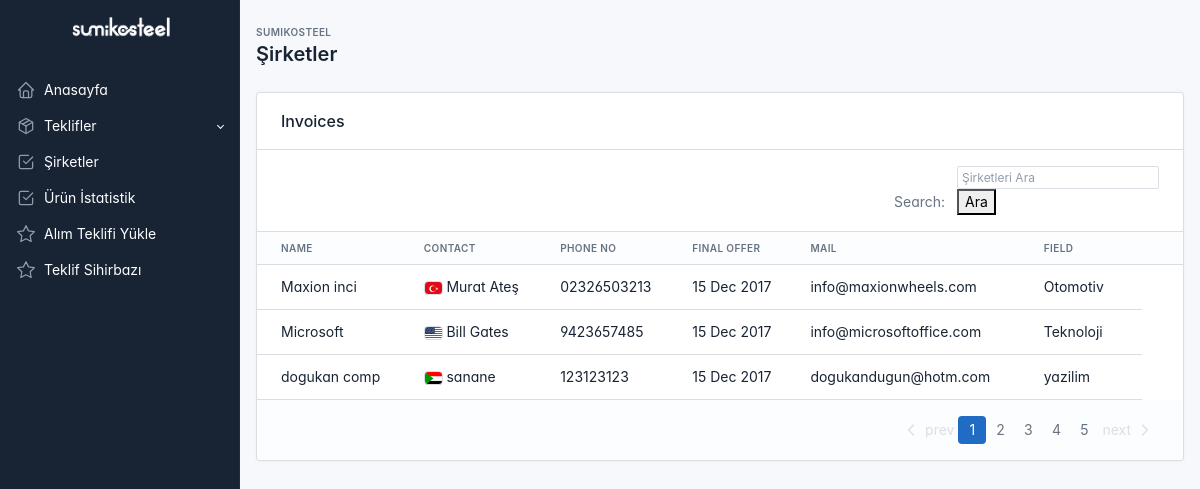
The page /company/ (signed in) on the database its author committed.
### pages/models.py (models this page shows, shortened)
class Company(models.Model):
    name = models.CharField(max_length=50)
    address = models.TextField()
    mail = models.CharField(max_length=50)
    phone = models.CharField(max_length=50)
    contact_name = models.CharField(max_length=50)
    country = models.CharField(max_length=50, choices=COUNTRY_CHOICES, default='tr')
    city = models.CharField(max_length=50)
    field_of_activity = models.CharField(max_length=50)
    slug = models.SlugField(default="",null=False)
    web_site = models.CharField(max_length=50)
    sub_company = models.TextField()
    base_customer = models.TextField()

### pages/views.py (the view)
# urls.py: path('company/',views.company,name='company'),
@login_required
def company(request):
    query = request.GET.get('q')
    if query:
        companys = Company.objects.filter(name__icontains=query)
    else:
        companys = Company.objects.all()
    offers = Offer.objects.all()
    print("-----------------------------------------------------")
    for offer in offers:
        print("asd")
        print(repr(offer.total_value))
    return render(request, 'company.html', {'companys': companys, 'query': query})

### pages/templates/company.html (shortened to what this page needs)
{% extends "sidebar.html" %}
{% block content%}
<div class="page-wrapper">
  <div class="page-header d-print-none">
    <div class="container-xl">
      <div class="row g-2 align-items-center">
        <div class="col">
          <div class="page-pretitle">
            sumikosteel
          </div>
          <h2 class="page-title">
            Şirketler
          </h2>
        </div>
      </div>
    </div>
  </div>
  <div class="page-body">
      <div class="container-xl">
          <div class="card">
              <div class="card-header">
                <h3 class="card-title">Invoices</h3>
              </div>
              <div class="card-body border-bottom py-3">
                <div class="d-flex">
                  <div class="ms-auto text-muted">
                    Search:
                    <div class="ms-2 d-inline-block">
                      <form method="get" action="{% url 'company' %}">
                        <input type="text" name="q" placeholder="Şirketleri Ara"  class="form-control form-control-sm" aria-label="Search invoice">
                        <button  type="submit">Ara</button>
                      </form>
                    </div>
                  </div>
                </div>
              </div>
              <div class="table-responsive">
                <table class="table card-table table-vcenter text-nowrap datatable">
                  <thead>
                    <tr>
                      <th>Name</th>
                      <th>Contact</th>
                      <th>Phone No</th>
                      <th>Final Offer</th>
                      <th>Mail</th>
                      <th>Field</th>
                      <th></th>
                    </tr>
                  </thead>
                  <tbody>
                    {% for company in companys%}
                    <tr>
                      <td><a href="s/{{company.slug}}" class="text-reset" tabindex="-1">{{company.name}}</a></td>
                      <td>
                        <span class="flag flag-country-{{company.country}}"></span>
                        {{company.contact_name}}
                      </td>
                      <td>
                        {{company.phone}}
                      </td>
                      <td>
                        15 Dec 2017
                      </td>
                      <td>
                        {{company.mail}}
                      </td>
                      <td>{{company.field_of_activity}}</td>
                    </tr>
                    {% endfor %}
                  </tbody>
                </table>
              </div>
              <div class="card-footer d-flex align-items-center">
                <ul class="pagination m-0 ms-auto">
                  <li class="page-item disabled">
                    <a class="page-link" href="#" tabindex="-1" aria-disabled="true">
                      <svg xmlns="http://www.w3.org/2000/svg" class="icon" width="24" height="24" viewBox="0 0 24 24" stroke-width="2" stroke="currentColor" fill="none" stroke-linecap="round" stroke-linejoin="round"><path stroke="none" d="M0 0h24v24H0z" fill="none"/><path d="M15 6l-6 6l6 6" /></svg>
                      prev
                    </a>
                  </li>
                  <li class="page-item active"><a class="page-link" href="#">1</a></li>
                  <li class="page-item "><a class="page-link" href="#">2</a></li>
                  <li class="page-item"><a class="page-link" href="#">3</a></li>
                  <li class="page-item"><a class="page-link" href="#">4</a></li>
                  <li class="page-item"><a class="page-link" href="#">5</a></li>
                  <li class="page-item disabled">
                    <a class="page-link" href="#" >
                      next
                      <svg xmlns="http://www.w3.org/2000/svg" class="icon" width="24" height="24" viewBox="0 0 24 24" stroke-width="2" stroke="currentColor" fill="none" stroke-linecap="round" stroke-linejoin="round"><path stroke="none" d="M0 0h24v24H0z" fill="none"/><path d="M9 6l6 6l-6 6" /></svg>
                    </a>
                  </li>
                </ul>
              </div>
            </div>
      </div>
      <br><br>
  </div>
</div>
{% endblock%}

### pages/templates/sidebar.html (style rules this page uses)
:root { --tblr-font-sans-serif: 'Inter Var', -apple-system, BlinkMacSystemFont, San Francisco, Segoe UI, Roboto, Helvetica Neue, sans-serif; }
body { font-feature-settings: "cv03", "cv04", "cv11"; }

### rows shown on the page
Company: name "Maxion inci", shows a picture, contact_name "Murat Ateş", phone "02326503213", mail "info@maxionwheels.com", field_of_activity "Otomotiv"
Company: name "Microsoft", shows a picture, contact_name "Bill Gates", phone "9423657485", mail "info@microsoftoffice.com", field_of_activity "Teknoloji"
Company: name "dogukan comp", shows a picture, contact_name "sanane", phone "123123123", mail "dogukandugun@hotm.com", field_of_activity "yazilim"
